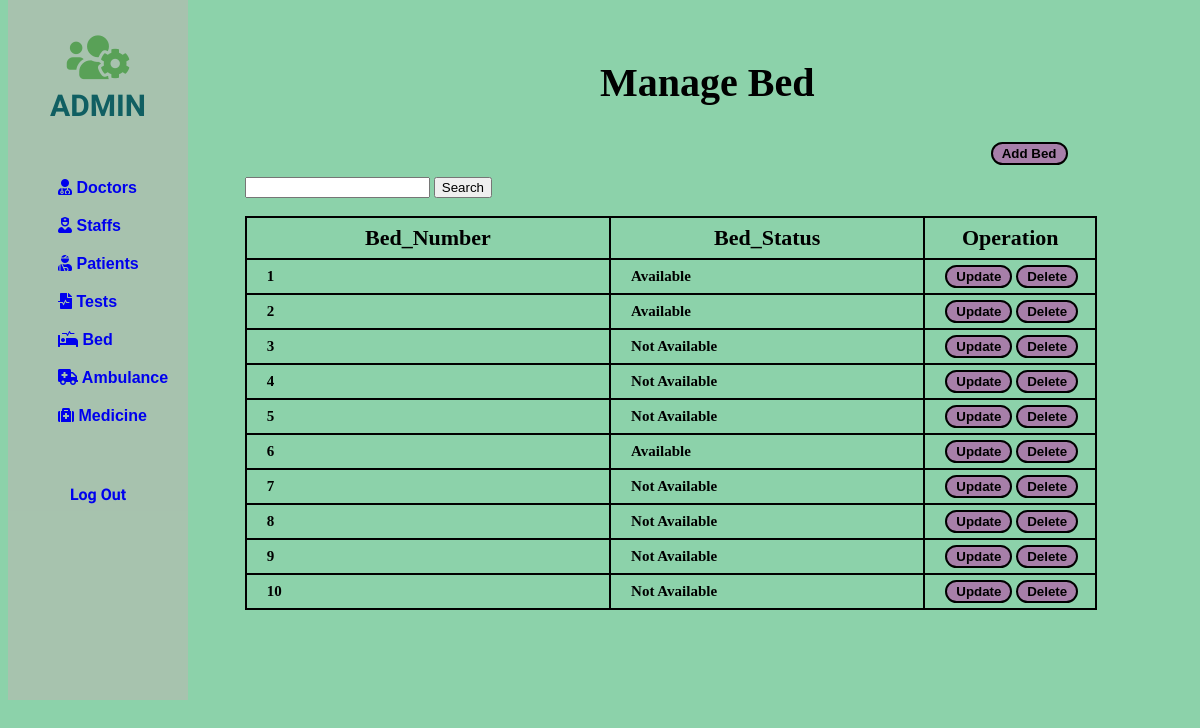
Before: /php/bed/search.php with the older database file.
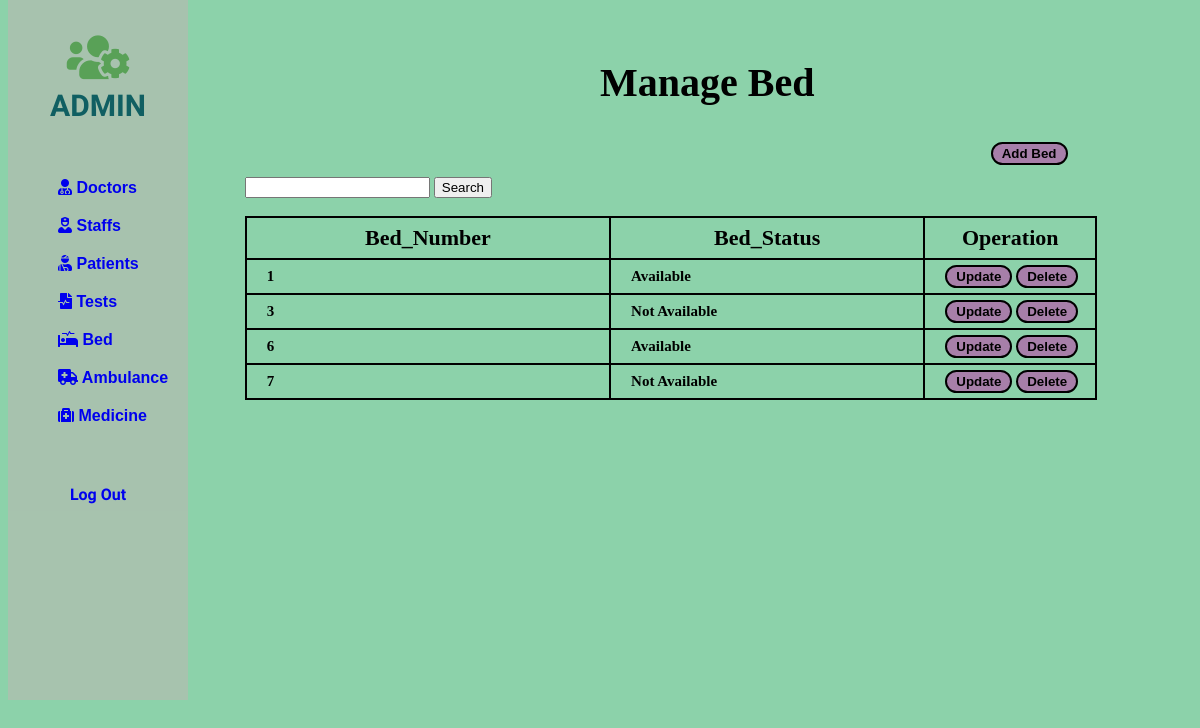
After: the same page with the newer database file.
### tables this page shows
CREATE TABLE IF NOT EXISTS `bed` (
  `Bed_Num` int(11) NOT NULL,
  `Bed_Status` enum('Available','Not Available') NOT NULL,
  `P_ID` int(11) DEFAULT NULL,
  PRIMARY KEY (`Bed_Num`),
  UNIQUE KEY `Bed_Num` (`Bed_Num`)
);

### php/bed/search.php (the view, shortened to what this page needs)
<!DOCTYPE html>
<html lang="en">
<head>
    <link rel="stylesheet" href="https://use.fontawesome.com/releases/v5.15.4/css/all.css">
</head>
<body>
    <div class="slidebar">
        <header>
            <span>
                <i class="fas fa-users-cog"></i><br>
            </span>
            ADMIN
        </header>
        <ul>
            <li>
                <a href="/php/Doctor/doctor.php"><i class="fas fa-user-md"></i> Doctors</a>
            </li>
            <li>
                <a href="/php/staff/staff.php"><i class="fas fa-user-nurse"></i> Staffs</a>
            </li>
            <li>
                <a href="/php/patient/patient.php"><i class="fas fa-user-injured"></i> Patients</a>
            </li>
            <li>
                <a href="/php/test/test.php"><i class="fas fa-file-medical-alt"></i> Tests</a>
            </li>
            <li>
                <a href="/php/bed/bed.php"><i class="fas fa-procedures"></i> Bed</a>
            </li>
            <li>
                <a href="/php/Ambulence/ambulence.php"><i class="fas fa-ambulance"></i> Ambulance</a>
            </li>
            <li>
                <a href="/php/medicine/medicine.php"><i class="fas fa-medkit"></i> Medicine</a>
            </li>
        </ul>
        <div>
            <a style="text-decoration: none;" href="/php/index.php">
                <div class="logout">
                    Log Out
                </div>
            </a>
        </div>
    </div>
    <div class="container">
        <div class="row">
            <div style="margin-left: 50%; margin-top: 5%;">
                <h2>Manage <b>Bed</b></h2>
            </div>
            <div style="margin-left: 83%; margin-top: 3%;">
                <button><a href="/php/bed/add-bed.php">Add Bed</a></button>
            </div>
        </div>
    </div>
    <div class="card-body">
        <div style="margin-left: 20%; margin-top: 1%;">
         <form method="post" action="search.php">
                <input type="text" name="search" required />
                <input type="submit" value="Search" />
            </form>
            <br>
            <table id="dataTable" width="90%" cellspacing="10">
                <thead>
                    <tr>
                        <th>Bed_Number</th>
                        <th>Bed_Status</th>
                        <th> Operation </th>
                    </tr>
                </thead>
                <tbody>
                    <?php
                     $search = $_POST['search'];
                    include 'db_conn.php';
                    $sql = "select * from bed where Bed_Num like '%$search%' OR Bed_Status like '%$search%'";
                    $query = mysqli_query($conn, $sql);
                    while ($Patient_data = mysqli_fetch_array($query)) {
                    ?>
                        <tr>
                            <td><b><?php echo $Patient_data['Bed_Num'];  ?></b></td>
                            <td><?php echo $Patient_data['Bed_Status'];  ?></td>
                            <td style="width: 140px;">
                                <button> <a href="/php/bed/add-bed.php?ID=<?php echo $Patient_data['Bed_Num'];  ?>" class="btn btn-success"><b>Update</b></a></button>
                                <button><a href="/php/bed/Delete.php?Bed_Num=<?php echo $Patient_data['Bed_Num']; ?>" class="btn btn-danger"><b>Delete</b></a></button>
                            </td>
                        </tr>
                    <?php
                    }
                    ?>
                </tbody>
            </table>
        </div>
    </div>
</body>
</html>

Changed rows visible on the page:
removed bed: Bed_Num "2", Bed_Status "Available"
removed bed: Bed_Num "4", Bed_Status "Not Available"
removed bed: Bed_Num "5", Bed_Status "Not Available"
removed bed: Bed_Num "8", Bed_Status "Not Available"
removed bed: Bed_Num "9", Bed_Status "Not Available"
removed bed: Bed_Num "10", Bed_Status "Not Available"
